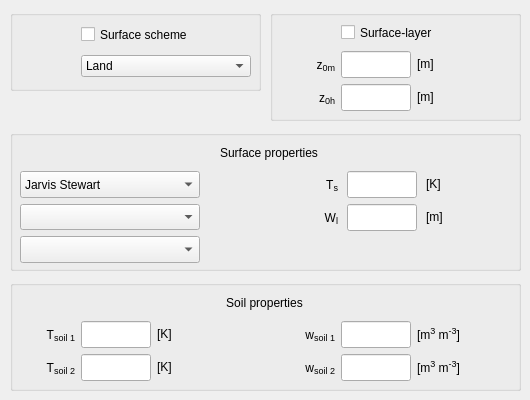
    <widget class="QWidget" name="surfaceTab">
     <attribute name="title">
      <string>Surface</string>
     </attribute>
     <widget class="QGroupBox" name="surface_heat_group">
      <property name="geometry">
       <rect>
        <x>10</x>
        <y>10</y>
        <width>251</width>
        <height>81</height>
       </rect>
      </property>
      <property name="title">
       <string/>
      </property>
      <widget class="QWidget" name="gridLayoutWidget_15">
       <property name="geometry">
        <rect>
         <x>10</x>
         <y>10</y>
         <width>231</width>
         <height>61</height>
        </rect>
       </property>
       <layout class="QGridLayout" name="surface_heat_grid" columnminimumwidth="10,90,0">
        <property name="sizeConstraint">
         <enum>QLayout::SetMinimumSize</enum>
        </property>
        <item row="0" column="1" colspan="2">
         <widget class="QCheckBox" name="sw_ls">
          <property name="minimumSize">
           <size>
            <width>0</width>
            <height>25</height>
           </size>
          </property>
          <property name="toolTip">
           <string>land surface switch</string>
          </property>
          <property name="text">
           <string>Surface scheme</string>
          </property>
         </widget>
        </item>
        <item row="1" column="1" colspan="2">
         <widget class="QComboBox" name="sw_sea">
          <item>
           <property name="text">
            <string>Land</string>
           </property>
          </item>
          <item>
           <property name="text">
            <string>Sea</string>
           </property>
          </item>
         </widget>
        </item>
        <item row="1" column="0">
         <widget class="QLabel" name="unitlabel_surface_Ts_3">
          <property name="sizePolicy">
           <sizepolicy hsizetype="Fixed" vsizetype="Preferred">
            <horstretch>0</horstretch>
            <verstretch>0</verstretch>
           </sizepolicy>
          </property>
          <property name="minimumSize">
           <size>
            <width>55</width>
            <height>0</height>
           </size>
          </property>
          <property name="maximumSize">
           <size>
            <width>55</width>
            <height>16777215</height>
           </size>
          </property>
          <property name="toolTip">
           <string/>
          </property>
          <property name="text">
           <string/>
          </property>
          <property name="alignment">
           <set>Qt::AlignLeading|Qt::AlignLeft|Qt::AlignVCenter</set>
          </property>
         </widget>
        </item>
       </layout>
      </widget>
     </widget>
     <widget class="QGroupBox" name="surface_properties_group">
      <property name="geometry">
       <rect>
        <x>10</x>
        <y>130</y>
        <width>511</width>
        <height>141</height>
       </rect>
      </property>
      <property name="title">
       <string/>
      </property>
      <widget class="QWidget" name="gridLayoutWidget_29">
       <property name="geometry">
        <rect>
         <x>10</x>
         <y>10</y>
         <width>221</width>
         <height>123</height>
        </rect>
       </property>
       <layout class="QGridLayout" name="surface_properties_grid_l" columnminimumwidth="50,0,60">
        <property name="sizeConstraint">
         <enum>QLayout::SetMinimumSize</enum>
        </property>
        <item row="0" column="0" colspan="3">
         <widget class="QLabel" name="label_soil_heat_3">
          <property name="minimumSize">
           <size>
            <width>0</width>
            <height>25</height>
           </size>
          </property>
          <property name="maximumSize">
           <size>
            <width>16777215</width>
            <height>25</height>
           </size>
          </property>
          <property name="text">
           <string/>
          </property>
          <property name="alignment">
           <set>Qt::AlignCenter</set>
          </property>
         </widget>
        </item>
        <item row="1" column="0" colspan="3">
         <widget class="QComboBox" name="sw_jarvis">
          <property name="sizePolicy">
           <sizepolicy hsizetype="Fixed" vsizetype="Preferred">
            <horstretch>0</horstretch>
            <verstretch>0</verstretch>
           </sizepolicy>
          </property>
          <property name="minimumSize">
           <size>
            <width>180</width>
            <height>0</height>
           </size>
          </property>
          <property name="toolTip">
           <string>Surface resistance model</string>
          </property>
          <item>
           <property name="text">
            <string>Jarvis Stewart</string>
           </property>
          </item>
          <item>
           <property name="text">
            <string>A-Gs (plant phys.)</string>
           </property>
          </item>
         </widget>
        </item>
        <item row="2" column="0" colspan="3">
         <widget class="QComboBox" name="input_surface_surfacetypes">
          <property name="sizePolicy">
           <sizepolicy hsizetype="Fixed" vsizetype="Preferred">
            <horstretch>0</horstretch>
            <verstretch>0</verstretch>
           </sizepolicy>
          </property>
          <property name="minimumSize">
           <size>
            <width>180</width>
            <height>0</height>
           </size>
          </property>
         </widget>
        </item>
        <item row="3" column="0" colspan="3">
         <widget class="QComboBox" name="input_soil_soiltypes">
          <property name="sizePolicy">
           <sizepolicy hsizetype="Fixed" vsizetype="Preferred">
            <horstretch>0</horstretch>
            <verstretch>0</verstretch>
           </sizepolicy>
          </property>
          <property name="minimumSize">
           <size>
            <width>180</width>
            <height>0</height>
           </size>
          </property>
         </widget>
        </item>
       </layout>
      </widget>
      <widget class="QLabel" name="label_surface_variables_2">
       <property name="geometry">
        <rect>
         <x>20</x>
         <y>10</y>
         <width>478</width>
         <height>25</height>
        </rect>
       </property>
       <property name="minimumSize">
        <size>
         <width>0</width>
         <height>25</height>
        </size>
       </property>
       <property name="maximumSize">
        <size>
         <width>16777215</width>
         <height>25</height>
        </size>
       </property>
       <property name="text">
        <string>Surface properties</string>
       </property>
       <property name="alignment">
        <set>Qt::AlignCenter</set>
       </property>
      </widget>
      <widget class="QWidget" name="gridLayoutWidget_31">
       <property name="geometry">
        <rect>
         <x>270</x>
         <y>10</y>
         <width>231</width>
         <height>91</height>
        </rect>
       </property>
       <layout class="QGridLayout" name="surface_properties_grid_r" columnminimumwidth="50,0,80">
        <property name="sizeConstraint">
         <enum>QLayout::SetMinimumSize</enum>
        </property>
        <item row="0" column="0" colspan="3">
         <widget class="QLabel" name="label_soil_heat_4">
          <property name="minimumSize">
           <size>
            <width>0</width>
            <height>25</height>
           </size>
          </property>
          <property name="maximumSize">
           <size>
            <width>16777215</width>
            <height>25</height>
           </size>
          </property>
          <property name="text">
           <string/>
          </property>
          <property name="alignment">
           <set>Qt::AlignCenter</set>
          </property>
         </widget>
        </item>
        <item row="1" column="1">
         <widget class="QLineEdit" name="input_surface_Ts">
          <property name="sizePolicy">
           <sizepolicy hsizetype="Fixed" vsizetype="Expanding">
            <horstretch>0</horstretch>
            <verstretch>0</verstretch>
           </sizepolicy>
          </property>
          <property name="minimumSize">
           <size>
            <width>70</width>
            <height>0</height>
           </size>
          </property>
          <property name="maximumSize">
           <size>
            <width>70</width>
            <height>16777215</height>
           </size>
          </property>
          <property name="toolTip">
           <string>initial surface temperature</string>
          </property>
          <property name="alignment">
           <set>Qt::AlignRight|Qt::AlignTrailing|Qt::AlignVCenter</set>
          </property>
         </widget>
        </item>
        <item row="2" column="1">
         <widget class="QLineEdit" name="input_surface_Wl">
          <property name="sizePolicy">
           <sizepolicy hsizetype="Fixed" vsizetype="Expanding">
            <horstretch>0</horstretch>
            <verstretch>0</verstretch>
           </sizepolicy>
          </property>
          <property name="minimumSize">
           <size>
            <width>70</width>
            <height>0</height>
           </size>
          </property>
          <property name="maximumSize">
           <size>
            <width>70</width>
            <height>16777215</height>
           </size>
          </property>
          <property name="toolTip">
           <string>equivalent water layer depth for wet vegetation</string>
          </property>
          <property name="alignment">
           <set>Qt::AlignRight|Qt::AlignTrailing|Qt::AlignVCenter</set>
          </property>
         </widget>
        </item>
        <item row="2" column="0">
         <widget class="QLabel" name="label_surface_Wl">
          <property name="sizePolicy">
           <sizepolicy hsizetype="Fixed" vsizetype="Preferred">
            <horstretch>0</horstretch>
            <verstretch>0</verstretch>
           </sizepolicy>
          </property>
          <property name="minimumSize">
           <size>
            <width>55</width>
            <height>0</height>
           </size>
          </property>
          <property name="toolTip">
           <string/>
          </property>
          <property name="text">
           <string>&lt;html&gt;W&lt;span style=&quot; font-size:14px; vertical-align:sub;&quot;&gt;l&lt;/span&gt;&lt;/html&gt;</string>
          </property>
          <property name="alignment">
           <set>Qt::AlignRight|Qt::AlignTrailing|Qt::AlignVCenter</set>
          </property>
         </widget>
        </item>
        <item row="1" column="2">
         <widget class="QLabel" name="unitlabel_surface_Ts">
          <property name="toolTip">
           <string/>
          </property>
          <property name="text">
           <string>&lt;html&gt;[K]&lt;/html&gt;</string>
          </property>
          <property name="alignment">
           <set>Qt::AlignLeading|Qt::AlignLeft|Qt::AlignVCenter</set>
          </property>
         </widget>
        </item>
        <item row="2" column="2">
         <widget class="QLabel" name="unitlabel_surface_Wl">
          <property name="toolTip">
           <string/>
          </property>
          <property name="text">
           <string>&lt;html&gt;[m]&lt;/html&gt;</string>
          </property>
          <property name="alignment">
           <set>Qt::AlignLeading|Qt::AlignLeft|Qt::AlignVCenter</set>
          </property>
         </widget>
        </item>
        <item row="1" column="0">
         <widget class="QLabel" name="label_surface_Ts">
          <property name="sizePolicy">
           <sizepolicy hsizetype="Fixed" vsizetype="Preferred">
            <horstretch>0</horstretch>
            <verstretch>0</verstretch>
           </sizepolicy>
          </property>
          <property name="minimumSize">
           <size>
            <width>55</width>
            <height>0</height>
           </size>
          </property>
          <property name="toolTip">
           <string/>
          </property>
          <property name="text">
           <string>&lt;html&gt;T&lt;span style=&quot; font-size:14px; vertical-align:sub;&quot;&gt;s&lt;/span&gt;&lt;/html&gt;</string>
          </property>
          <property name="alignment">
           <set>Qt::AlignRight|Qt::AlignTrailing|Qt::AlignVCenter</set>
          </property>
         </widget>
        </item>
       </layout>
      </widget>
     </widget>
     <widget class="QGroupBox" name="surfacelayer_group">
      <property name="geometry">
       <rect>
        <x>270</x>
        <y>10</y>
        <width>251</width>
        <height>111</height>
       </rect>
      </property>
      <property name="title">
       <string/>
      </property>
      <widget class="QWidget" name="gridLayoutWidget_12">
       <property name="geometry">
        <rect>
         <x>10</x>
         <y>10</y>
         <width>231</width>
         <height>91</height>
        </rect>
       </property>
       <layout class="QGridLayout" name="surfacelayer_grid" columnminimumwidth="50,0,80">
        <property name="sizeConstraint">
         <enum>QLayout::SetMinimumSize</enum>
        </property>
        <item row="1" column="2">
         <widget class="QLabel" name="unitlabel_surfacelayer_z0m">
          <property name="toolTip">
           <string/>
          </property>
          <property name="text">
           <string>&lt;html&gt;[m]&lt;/html&gt;</string>
          </property>
          <property name="alignment">
           <set>Qt::AlignLeading|Qt::AlignLeft|Qt::AlignVCenter</set>
          </property>
         </widget>
        </item>
        <item row="1" column="1">
         <widget class="QLineEdit" name="input_surfacelayer_z0m">
          <property name="sizePolicy">
           <sizepolicy hsizetype="Fixed" vsizetype="Expanding">
            <horstretch>0</horstretch>
            <verstretch>0</verstretch>
           </sizepolicy>
          </property>
          <property name="minimumSize">
           <size>
            <width>70</width>
            <height>0</height>
           </size>
          </property>
          <property name="maximumSize">
           <size>
            <width>70</width>
            <height>16777215</height>
           </size>
          </property>
          <property name="toolTip">
           <string>roughness length for momentum</string>
          </property>
          <property name="alignment">
           <set>Qt::AlignRight|Qt::AlignTrailing|Qt::AlignVCenter</set>
          </property>
         </widget>
        </item>
        <item row="1" column="0">
         <widget class="QLabel" name="label_surfacelayer_z0m">
          <property name="sizePolicy">
           <sizepolicy hsizetype="Fixed" vsizetype="Preferred">
            <horstretch>0</horstretch>
            <verstretch>0</verstretch>
           </sizepolicy>
          </property>
          <property name="minimumSize">
           <size>
            <width>55</width>
            <height>0</height>
           </size>
          </property>
          <property name="maximumSize">
           <size>
            <width>55</width>
            <height>16777215</height>
           </size>
          </property>
          <property name="toolTip">
           <string/>
          </property>
          <property name="text">
           <string>&lt;html&gt;z&lt;span style=&quot; font-size:14px; vertical-align:sub;&quot;&gt;0m&lt;/span&gt;&lt;/html&gt;</string>
          </property>
          <property name="alignment">
           <set>Qt::AlignRight|Qt::AlignTrailing|Qt::AlignVCenter</set>
          </property>
         </widget>
        </item>
        <item row="0" column="1" colspan="2">
         <widget class="QCheckBox" name="sw_sl">
          <property name="minimumSize">
           <size>
            <width>0</width>
            <height>25</height>
           </size>
          </property>
          <property name="toolTip">
           <string>surface-layer switch</string>
          </property>
          <property name="text">
           <string>Surface-layer</string>
          </property>
         </widget>
        </item>
        <item row="2" column="2">
         <widget class="QLabel" name="unitlabel_surfacelayer_z0h">
          <property name="toolTip">
           <string/>
          </property>
          <property name="text">
           <string>&lt;html&gt;[m]&lt;/html&gt;</string>
          </property>
          <property name="alignment">
           <set>Qt::AlignLeading|Qt::AlignLeft|Qt::AlignVCenter</set>
          </property>
         </widget>
        </item>
        <item row="2" column="1">
         <widget class="QLineEdit" name="input_surfacelayer_z0h">
          <property name="sizePolicy">
           <sizepolicy hsizetype="Fixed" vsizetype="Expanding">
            <horstretch>0</horstretch>
            <verstretch>0</verstretch>
           </sizepolicy>
          </property>
          <property name="minimumSize">
           <size>
            <width>70</width>
            <height>0</height>
           </size>
          </property>
          <property name="maximumSize">
           <size>
            <width>70</width>
            <height>16777215</height>
           </size>
          </property>
          <property name="toolTip">
           <string>roughness length for scalars</string>
          </property>
          <property name="alignment">
           <set>Qt::AlignRight|Qt::AlignTrailing|Qt::AlignVCenter</set>
          </property>
         </widget>
        </item>
        <item row="2" column="0">
         <widget class="QLabel" name="label_surfacelayer_z0h">
          <property name="sizePolicy">
           <sizepolicy hsizetype="Fixed" vsizetype="Preferred">
            <horstretch>0</horstretch>
            <verstretch>0</verstretch>
           </sizepolicy>
          </property>
          <property name="minimumSize">
           <size>
            <width>55</width>
            <height>0</height>
           </size>
          </property>
          <property name="maximumSize">
           <size>
            <width>55</width>
            <height>16777215</height>
           </size>
          </property>
          <property name="toolTip">
           <string/>
          </property>
          <property name="text">
           <string>&lt;html&gt;z&lt;span style=&quot; font-size:14px; vertical-align:sub;&quot;&gt;0h&lt;/span&gt;&lt;/html&gt;</string>
          </property>
          <property name="alignment">
           <set>Qt::AlignRight|Qt::AlignTrailing|Qt::AlignVCenter</set>
          </property>
         </widget>
        </item>
       </layout>
      </widget>
     </widget>
     <widget class="QGroupBox" name="soil_properties_group">
      <property name="geometry">
       <rect>
        <x>10</x>
        <y>280</y>
        <width>511</width>
        <height>111</height>
       </rect>
      </property>
      <property name="title">
       <string/>
      </property>
      <widget class="QWidget" name="gridLayoutWidget_9">
       <property name="geometry">
        <rect>
         <x>10</x>
         <y>10</y>
         <width>231</width>
         <height>91</height>
        </rect>
       </property>
       <layout class="QGridLayout" name="soil_heat_grid" columnminimumwidth="50,0,60">
        <property name="sizeConstraint">
         <enum>QLayout::SetMinimumSize</enum>
        </property>
        <item row="1" column="0">
         <widget class="QLabel" name="label_soil_Tsoil">
          <property name="sizePolicy">
           <sizepolicy hsizetype="Fixed" vsizetype="Preferred">
            <horstretch>0</horstretch>
            <verstretch>0</verstretch>
           </sizepolicy>
          </property>
          <property name="minimumSize">
           <size>
            <width>55</width>
            <height>0</height>
           </size>
          </property>
          <property name="maximumSize">
           <size>
            <width>55</width>
            <height>16777215</height>
           </size>
          </property>
          <property name="toolTip">
           <string/>
          </property>
          <property name="text">
           <string>&lt;html&gt;T&lt;span style=&quot; font-size:14px; vertical-align:sub;&quot;&gt;soil 1&lt;/span&gt;&lt;/html&gt;</string>
          </property>
          <property name="alignment">
           <set>Qt::AlignRight|Qt::AlignTrailing|Qt::AlignVCenter</set>
          </property>
         </widget>
        </item>
        <item row="1" column="1">
         <widget class="QLineEdit" name="input_soil_Tsoil">
          <property name="sizePolicy">
           <sizepolicy hsizetype="Fixed" vsizetype="Expanding">
            <horstretch>0</horstretch>
            <verstretch>0</verstretch>
           </sizepolicy>
          </property>
          <property name="minimumSize">
           <size>
            <width>70</width>
            <height>0</height>
           </size>
          </property>
          <property name="maximumSize">
           <size>
            <width>70</width>
            <height>16777215</height>
           </size>
          </property>
          <property name="toolTip">
           <string>temperature top soil layer</string>
          </property>
          <property name="alignment">
           <set>Qt::AlignRight|Qt::AlignTrailing|Qt::AlignVCenter</set>
          </property>
         </widget>
        </item>
        <item row="2" column="0">
         <widget class="QLabel" name="label_soil_T2">
          <property name="sizePolicy">
           <sizepolicy hsizetype="Fixed" vsizetype="Preferred">
            <horstretch>0</horstretch>
            <verstretch>0</verstretch>
           </sizepolicy>
          </property>
          <property name="minimumSize">
           <size>
            <width>55</width>
            <height>0</height>
           </size>
          </property>
          <property name="maximumSize">
           <size>
            <width>55</width>
            <height>16777215</height>
           </size>
          </property>
          <property name="toolTip">
           <string/>
          </property>
          <property name="text">
           <string>&lt;html&gt;T&lt;span style=&quot; font-size:14px; vertical-align:sub;&quot;&gt;soil 2&lt;/span&gt;&lt;/html&gt;</string>
          </property>
          <property name="alignment">
           <set>Qt::AlignRight|Qt::AlignTrailing|Qt::AlignVCenter</set>
          </property>
         </widget>
        </item>
        <item row="2" column="1">
         <widget class="QLineEdit" name="input_soil_T2">
          <property name="sizePolicy">
           <sizepolicy hsizetype="Fixed" vsizetype="Expanding">
            <horstretch>0</horstretch>
            <verstretch>0</verstretch>
           </sizepolicy>
          </property>
          <property name="minimumSize">
           <size>
            <width>70</width>
            <height>0</height>
           </size>
          </property>
          <property name="maximumSize">
           <size>
            <width>70</width>
            <height>16777215</height>
           </size>
          </property>
          <property name="toolTip">
           <string>temperature deeper soil layer</string>
          </property>
          <property name="alignment">
           <set>Qt::AlignRight|Qt::AlignTrailing|Qt::AlignVCenter</set>
          </property>
         </widget>
        </item>
        <item row="1" column="2">
         <widget class="QLabel" name="unitlabel_soil_Tsoil">
          <property name="toolTip">
           <string/>
          </property>
          <property name="text">
           <string>&lt;html&gt;[K]&lt;/html&gt;</string>
          </property>
          <property name="alignment">
           <set>Qt::AlignLeading|Qt::AlignLeft|Qt::AlignVCenter</set>
          </property>
         </widget>
        </item>
        <item row="2" column="2">
         <widget class="QLabel" name="unitlabel_soil_T2">
          <property name="toolTip">
           <string/>
          </property>
          <property name="text">
           <string>&lt;html&gt;[K]&lt;/html&gt;</string>
          </property>
          <property name="alignment">
           <set>Qt::AlignLeading|Qt::AlignLeft|Qt::AlignVCenter</set>
          </property>
         </widget>
        </item>
        <item row="0" column="0" colspan="3">
         <widget class="QLabel" name="label_soil_heat">
          <property name="minimumSize">
           <size>
            <width>0</width>
            <height>25</height>
           </size>
          </property>
          <property name="maximumSize">
           <size>
            <width>16777215</width>
            <height>25</height>
           </size>
          </property>
          <property name="text">
           <string/>
          </property>
          <property name="alignment">
           <set>Qt::AlignCenter</set>
          </property>
         </widget>
        </item>
       </layout>
      </widget>
      <widget class="QWidget" name="gridLayoutWidget_10">
       <property name="geometry">
        <rect>
         <x>270</x>
         <y>10</y>
         <width>231</width>
         <height>91</height>
        </rect>
       </property>
       <layout class="QGridLayout" name="soil_moisture_grid" columnminimumwidth="50,0,80">
        <property name="sizeConstraint">
         <enum>QLayout::SetMinimumSize</enum>
        </property>
        <item row="1" column="0">
         <widget class="QLabel" name="label_soil_Wg">
          <property name="sizePolicy">
           <sizepolicy hsizetype="Fixed" vsizetype="Preferred">
            <horstretch>0</horstretch>
            <verstretch>0</verstretch>
           </sizepolicy>
          </property>
          <property name="minimumSize">
           <size>
            <width>55</width>
            <height>0</height>
           </size>
          </property>
          <property name="maximumSize">
           <size>
            <width>55</width>
            <height>16777215</height>
           </size>
          </property>
          <property name="toolTip">
           <string/>
          </property>
          <property name="text">
           <string>&lt;html&gt;w&lt;span style=&quot; font-size:14px; vertical-align:sub;&quot;&gt;soil 1&lt;/span&gt;&lt;/html&gt;</string>
          </property>
          <property name="alignment">
           <set>Qt::AlignRight|Qt::AlignTrailing|Qt::AlignVCenter</set>
          </property>
         </widget>
        </item>
        <item row="1" column="1">
         <widget class="QLineEdit" name="input_soil_Wg">
          <property name="sizePolicy">
           <sizepolicy hsizetype="Fixed" vsizetype="Expanding">
            <horstretch>0</horstretch>
            <verstretch>0</verstretch>
           </sizepolicy>
          </property>
          <property name="minimumSize">
           <size>
            <width>70</width>
            <height>0</height>
           </size>
          </property>
          <property name="maximumSize">
           <size>
            <width>70</width>
            <height>16777215</height>
           </size>
          </property>
          <property name="toolTip">
           <string>volumetric water content top soil layer</string>
          </property>
          <property name="alignment">
           <set>Qt::AlignRight|Qt::AlignTrailing|Qt::AlignVCenter</set>
          </property>
         </widget>
        </item>
        <item row="2" column="0">
         <widget class="QLabel" name="label_soil_W2">
          <property name="sizePolicy">
           <sizepolicy hsizetype="Fixed" vsizetype="Preferred">
            <horstretch>0</horstretch>
            <verstretch>0</verstretch>
           </sizepolicy>
          </property>
          <property name="minimumSize">
           <size>
            <width>55</width>
            <height>0</height>
           </size>
          </property>
          <property name="maximumSize">
           <size>
            <width>55</width>
            <height>16777215</height>
           </size>
          </property>
          <property name="toolTip">
           <string/>
          </property>
          <property name="text">
           <string>&lt;html&gt;w&lt;span style=&quot; font-size:14px; vertical-align:sub;&quot;&gt;soil 2&lt;/span&gt;&lt;/html&gt;</string>
          </property>
          <property name="alignment">
           <set>Qt::AlignRight|Qt::AlignTrailing|Qt::AlignVCenter</set>
          </property>
         </widget>
        </item>
        <item row="2" column="1">
         <widget class="QLineEdit" name="input_soil_W2">
          <property name="sizePolicy">
           <sizepolicy hsizetype="Fixed" vsizetype="Expanding">
            <horstretch>0</horstretch>
            <verstretch>0</verstretch>
           </sizepolicy>
          </property>
          <property name="minimumSize">
           <size>
            <width>70</width>
            <height>0</height>
           </size>
          </property>
          <property name="maximumSize">
           <size>
            <width>70</width>
            <height>16777215</height>
           </size>
          </property>
          <property name="toolTip">
           <string>volumetric water content deeper soil layer</string>
          </property>
          <property name="alignment">
           <set>Qt::AlignRight|Qt::AlignTrailing|Qt::AlignVCenter</set>
          </property>
         </widget>
        </item>
        <item row="1" column="2">
         <widget class="QLabel" name="unitlabel_soil_Wg">
          <property name="toolTip">
           <string/>
          </property>
          <property name="text">
           <string>&lt;html&gt;[m&lt;span style=&quot;font-size: 14px; vertical-align:super;&quot;&gt;3&lt;/span&gt; m&lt;span style=&quot;font-size: 14px; vertical-align:super;&quot;&gt;-3&lt;/span&gt;]&lt;/html&gt;</string>
          </property>
          <property name="alignment">
           <set>Qt::AlignLeading|Qt::AlignLeft|Qt::AlignVCenter</set>
          </property>
         </widget>
        </item>
        <item row="2" column="2">
         <widget class="QLabel" name="unitlabel_soil_W2">
          <property name="toolTip">
           <string/>
          </property>
          <property name="text">
           <string>&lt;html&gt;[m&lt;span style=&quot;font-size: 14px; vertical-align:super;&quot;&gt;3&lt;/span&gt; m&lt;span style=&quot;font-size: 14px; vertical-align:super;&quot;&gt;-3&lt;/span&gt;]&lt;/html&gt;</string>
          </property>
          <property name="alignment">
           <set>Qt::AlignLeading|Qt::AlignLeft|Qt::AlignVCenter</set>
          </property>
         </widget>
        </item>
        <item row="0" column="0" colspan="3">
         <widget class="QLabel" name="label_soil_moisture">
          <property name="minimumSize">
           <size>
            <width>0</width>
            <height>25</height>
           </size>
          </property>
          <property name="maximumSize">
           <size>
            <width>16777215</width>
            <height>25</height>
           </size>
          </property>
          <property name="baseSize">
           <size>
            <width>0</width>
            <height>25</height>
           </size>
          </property>
          <property name="text">
           <string/>
          </property>
          <property name="alignment">
           <set>Qt::AlignCenter</set>
          </property>
         </widget>
        </item>
       </layout>
      </widget>
      <widget class="QLabel" name="label_soil_heat_2">
       <property name="geometry">
        <rect>
         <x>160</x>
         <y>10</y>
         <width>189</width>
         <height>25</height>
        </rect>
       </property>
       <property name="minimumSize">
        <size>
         <width>0</width>
         <height>25</height>
        </size>
       </property>
       <property name="maximumSize">
        <size>
         <width>16777215</width>
         <height>25</height>
        </size>
       </property>
       <property name="text">
        <string>Soil properties</string>
       </property>
       <property name="alignment">
        <set>Qt::AlignCenter</set>
       </property>
      </widget>
     </widget>
    </widget>
